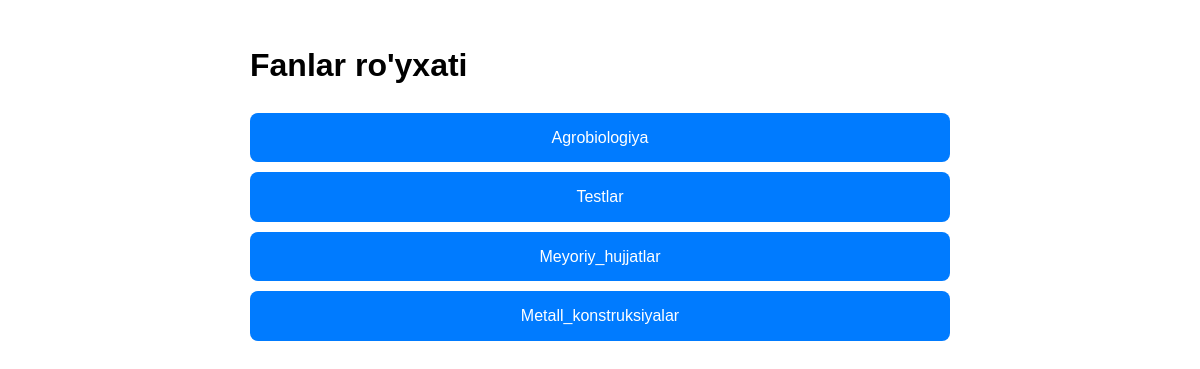
/, run on an earlier commit of the app's database.
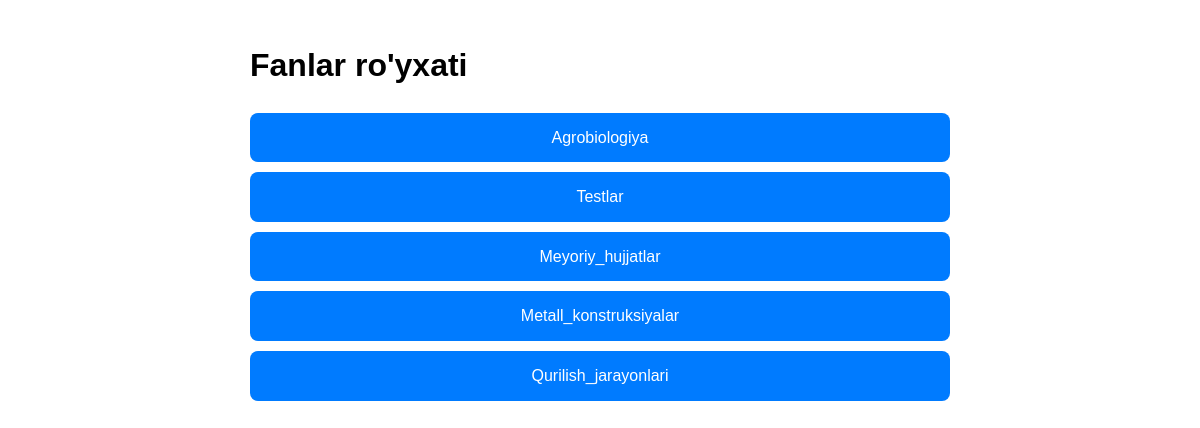
And on a later commit of the database.
### tests/models.py (models this page shows, shortened)
class Subject(models.Model):
    name = models.CharField(max_length=100)

### tests/views.py (the view)
# urls.py: path('', subject_list, name='subject_list'),
def subject_list(request):
    subjects = Subject.objects.all()
    return render(request, 'tests/subject_list.html', {
        'subjects': subjects
    })

### tests/templates/tests/subject_list.html (shortened to what this page needs)
{% load static %}
<!DOCTYPE html>
<html lang="uz">
<head>
    <link rel="stylesheet" href="{% static 'tests/css/styles.css' %}">
</head>
<body>
<h1>Fanlar ro'yxati</h1>
<ul>
    {% for sub in subjects %}
    <li>
        <a class="test-link" href="{% url 'test_list' sub.id %}">{{ sub.name }}</a>
    </li>
    {% endfor %}
</ul>
</body>
</html>

What changed in the data, as far as the page shows it:
added Subject: name "Qurilish_jarayonlari"
